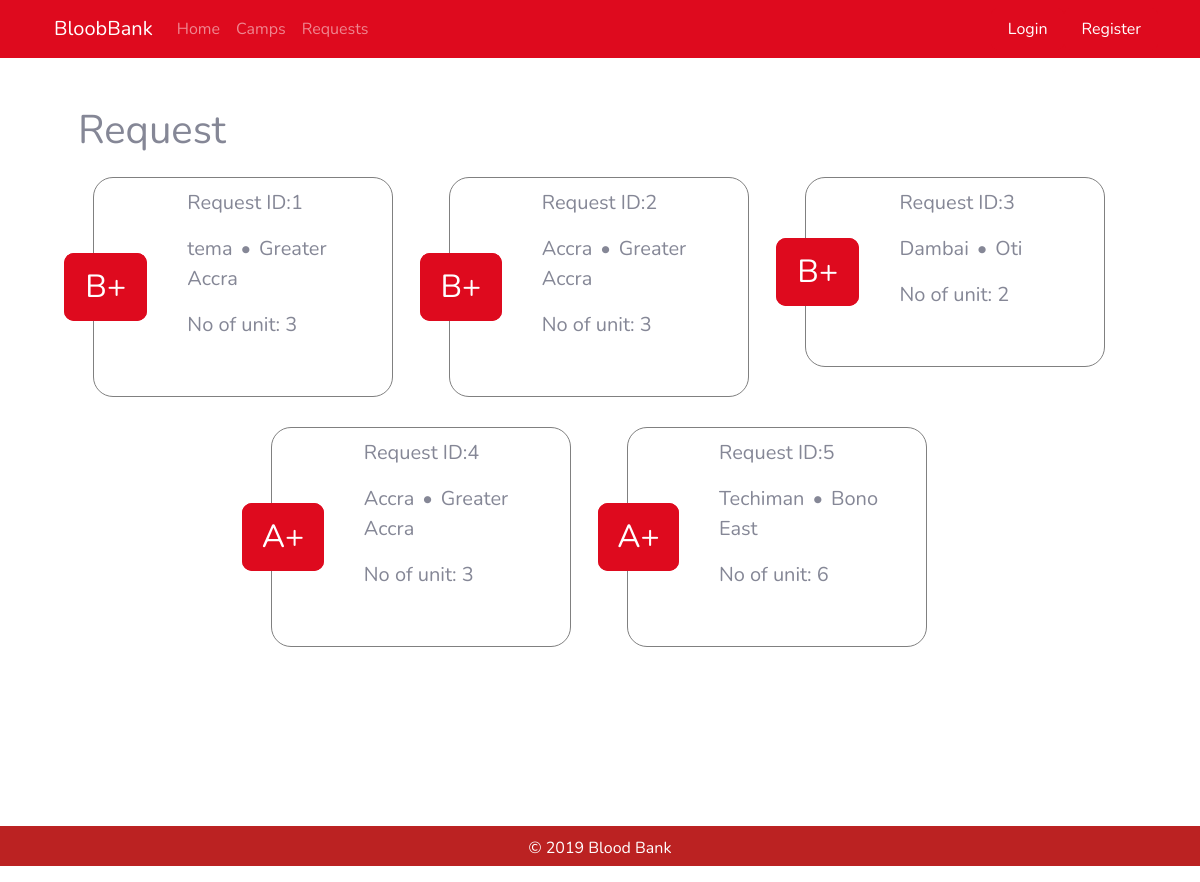
The page /user/request.php on the database its author committed.
### tables this page shows
CREATE TABLE IF NOT EXISTS `request` (
  `rqid` int(11) NOT NULL AUTO_INCREMENT,
  `city` int(5) DEFAULT NULL,
  `bloodGroup` varchar(5) DEFAULT NULL,
  `nb_of_units` int(2) DEFAULT NULL,
  `datetime` timestamp NOT NULL DEFAULT CURRENT_TIMESTAMP,
  PRIMARY KEY (`rqid`),
  KEY `city` (`city`)
);

CREATE TABLE IF NOT EXISTS `city` (
  `cid` int(5) NOT NULL AUTO_INCREMENT,
  `c_name` varchar(255) DEFAULT NULL,
  `region` int(3) DEFAULT NULL,
  PRIMARY KEY (`cid`),
  KEY `region` (`region`)
);

CREATE TABLE IF NOT EXISTS `region` (
  `rid` int(5) NOT NULL AUTO_INCREMENT,
  `r_name` varchar(255) DEFAULT NULL,
  PRIMARY KEY (`rid`)
);

### user/request.php (the view, shortened to what this page needs)
<!DOCTYPE html>
<html lang="en">
<?php include_once 'inc/head.php';?>
<body>
  <?php include_once 'inc/nav.php';?>
  <main role="main" class="container">
    <section class="container">
      <h1>Request</h1>
      <div class="row justify-content-center">
        <?php
   include 'connect.php';
	$stmt = $DB->query('SELECT * FROM request INNER JOIN city on city = cid inner join region on region=rid');
	while($row = $stmt->fetch()){
              echo  '<div class="col-md-4">
                    <div class="card request">
                        <div class="request-bg">
                            <span class="blood-group">'.$row['bloodGroup'].'</span>
                        </div>
                        <div class="request-info">
                            <p>Request ID:'.$row['rqid'].'</p>
                            <p>'.$row['c_name'].'<i class="mx-2">&bullet;</i>'.$row['r_name'].'</p>
                            <p>No of unit: '.$row['nb_of_units'].'</p>
                            <p class="btn-group">
                     </p>
                        </div>
                    </div></div>';
    }?>
      </div>
    </section>
  </main>
  <?php include_once 'inc/footer.php';?>
</body>
</html>
</body>
</html>

### user/inc/head.php (style rules this page uses)
.donor, .camp, .unit, .donation, .request { display: flex; flex-direction: row; width: 300px; margin: 15px; border: 1px solid grey; position: relative; border-radius: 20px; align-items: center; padding: 10px; }
.donor-group, .unit-group, .blood-group, .request-bg { width: 30%; display: flex; justify-content: center; align-items: center; font-size: 2rem; color: white; position: relative; left: -35px; border-radius: 10px; padding: 10px; }
.donation,.request { max-width: 400px; padding: 10px; font-size: 20px; }
.blood-group, .request-bg { background: #DE0A1E; left: -40px; top: 0; padding: 25px 10px; }
.request-bg { padding: 0; border-radius: 5px; overflow: hidden; }
.request-bg .blood-group { padding: 10px; }
.request-bg { display: flex; flex-direction: column; align-items: stretch; text-align: center; border-radius: 10px; }
.request-bg .blood-group { width: 100%; left:0; border-radius: 0; background: #DE0A1E; }
main { min-height: 90vh; }

### rows shown on the page
request: bloodGroup "B+", rqid "1", city.c_name "tema", region.r_name "Greater Accra", nb_of_units "3"
request: bloodGroup "B+", rqid "2", city.c_name "Accra", region.r_name "Greater Accra", nb_of_units "3"
request: bloodGroup "B+", rqid "3", city.c_name "Dambai", region.r_name "Oti", nb_of_units "2"
request: bloodGroup "A+", rqid "4", city.c_name "Accra", region.r_name "Greater Accra", nb_of_units "3"
request: bloodGroup "A+", rqid "5", city.c_name "Techiman", region.r_name "Bono East", nb_of_units "6"
